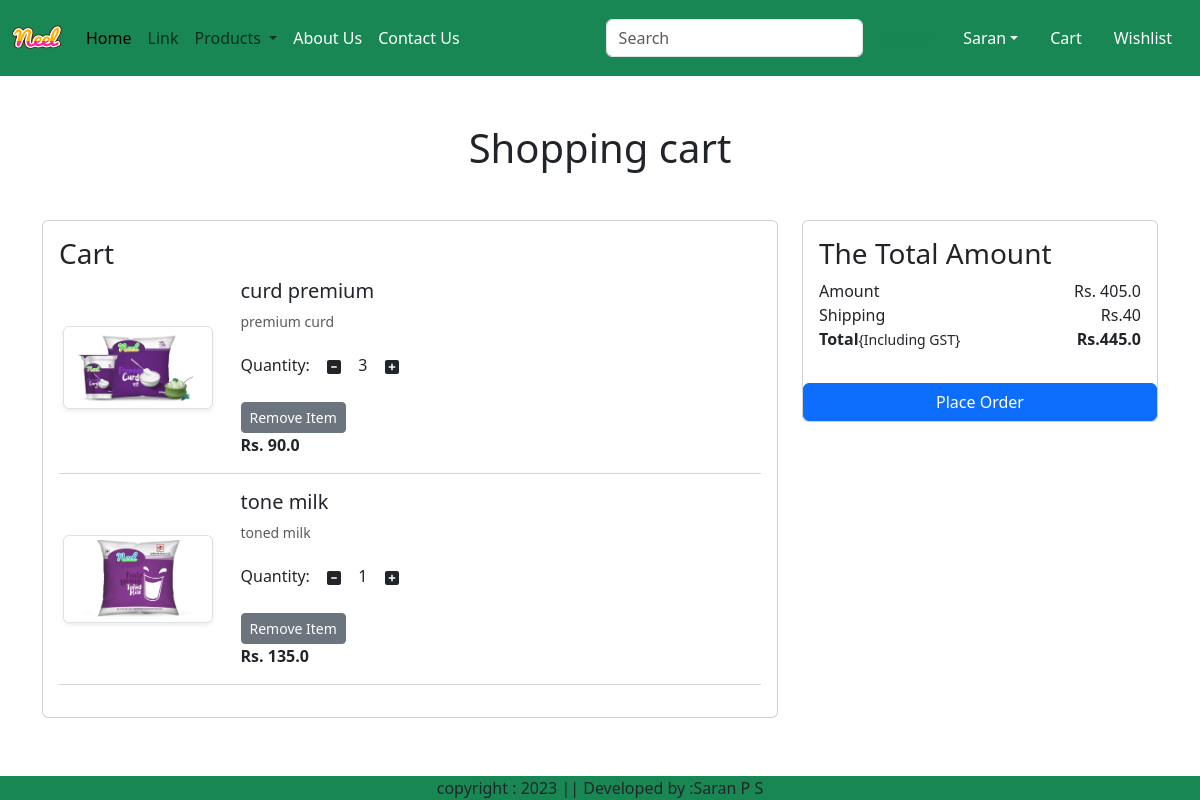
The app's page /cart/ (signed in) with its own data.
### app/models.py (models this page shows, shortened)
class Cart(models.Model):
    user=models.ForeignKey(User,on_delete=models.CASCADE)
    product=models.ForeignKey(Product,on_delete=models.CASCADE)
    quantity=models.PositiveIntegerField(default=1)

class Product(models.Model):
    title=models.CharField(max_length=100)
    selling_price=models.FloatField()
    discounted_price=models.FloatField()
    description=models.TextField()
    composition=models.TextField(default='')
    prodapp=models.TextField(default='')
    category=models.CharField(choices=CATEGORY_CHOICES,max_length=2)
    product_image=models.ImageField(upload_to='product')

### app/views.py (the view)
# urls.py: path('cart/',views.show_cart,name='showcart'),
def show_cart(request):
    user=request.user
    cart=Cart.objects.filter(user=user)
    amount=0
    for p in cart:
        value=p.quantity*p.product.discounted_price
        amount=amount+value
    totalamount=amount+40
    return render(request,'app/addtocart.html',locals())

### app/templates/app/addtocart.html (shortened to what this page needs)
{% extends 'app/base.html' %}
{% load static  %}
{% block main-content %}
<div class='container my-5'>
    <div class='row'>
        {% if cart %}
        <h1 class='text-center mb-5'> Shopping cart</h1>
        <div class='col-sm-8'>
            <div class='card'>
                <div class='card-body'>
                    <h3>Cart</h3>
                    {% for item in cart %}
                    <div class='row'>
                        <div class='col-sm-3 text-center align-self-center'><img src='{{item.product.product_image.url}}' alt='' srcset='' class='img-fluid img-thumbnail shadow-sm' height='150' width='150'></div>
                            <div class='col-sm-9'>
                                <div>
                                    <h5>{{item.product.title}}</h5>
                                    <p class='mb-2 text-muted small'>{{item.product.description}}</p>
                                    <div class='my-3'>
                                    <label for='quantity'>Quantity:</lable>
                                        <a class='minus-cart btn' pid={{item.product.id}}><i class='fas fa-minus-square fa-ig'></i></a>
                                            <span id='quantity'>{{item.quantity}}</span>
                                        <a class='plus-cart btn' pid={{item.product.id}}><i class='fas fa-plus-square fa-ig'></i></a>
                                    </div>
                                    <div classs='d-flex justify-content-between'>
                                        <a href='#' class='remove-cart btn btn-sm btn-secondary mr-3' pid={{item.product.id}}>Remove Item</a>
                                        <p class='mb-0'><span><strong>Rs. {{item.product.discounted_price}}</strong></span></p>
                                    </div>
                                </div>
                            </div>
                        </div>
                    <hr class='text-muted'>
                    {% endfor %}
                </div>
            </div>
        </div>
        <div class='col-sm-4'>
            <div class='card'>
                <div class='card-body'>
                    <h3>The Total Amount </h3>
                    <ul class='list-group'>
                        <li class='list-group-items d-flex justify-content-between align-items-center border=0 px-0 pb-0'>Amount<span id='amount'>Rs. {{amount}}</span></li>
                        <li class='list-group-items d-flex justify-content-between align-items-center px-0 '>Shipping<span >Rs.40 </span></li>
                        <li class='list-group-items d-flex justify-content-between align-items-center border=0 px-0 mb-3'>
                        <div>
                            <strong>Total</strong><small>{Including GST}</small>
                        </div>
                        <span id='totalamount'><strong>Rs.{{totalamount}}</strong><span>
                        </li>
                    </ul>
                    </div class='d-grid'><a href={% url 'checkout' %} class='btn btn-primary'>Place Order</a></div>
                </div>
            </div>
        </div>
        {% else %}
            <h1 class='text-center mb-5'>Cart Empty</h1>
        {% endif %}
{% endblock main-content%}

### records on screen
Cart: product.product_image (picture), product "curd premium", product.description "premium curd", quantity "3", product.discounted_price "90.0"
Cart: product.product_image (picture), product "tone milk", product.description "toned milk", quantity "1", product.discounted_price "135.0"

### other values on screen
{{ amount }} "405.0"
{{ totalamount }} "445.0"
